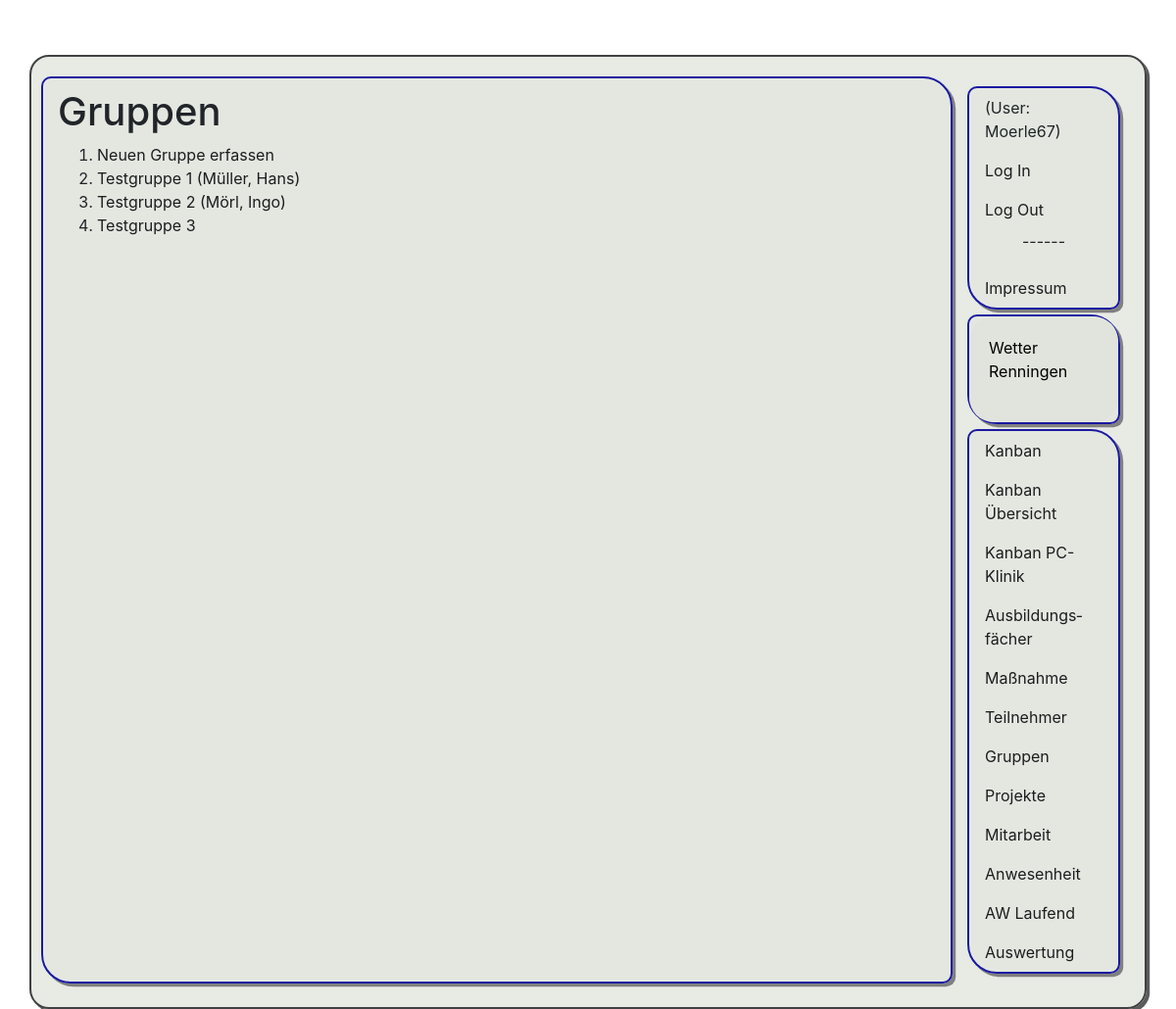
Screenshot of /pr1/grp/ (signed in) with the database file from the repository.
### app1/models.py (models this page shows, shortened)
class Gruppe(models.Model):
    name = models.CharField(max_length=50)
    aktiv = models.BooleanField(default=True)
    raum = models.ForeignKey(Raum, on_delete=models.CASCADE, null=True, blank=True)
    sprecher = models.ForeignKey('Teilnehmer', verbose_name="Gruppensprecher", on_delete=models.CASCADE, null=True, blank=True, related_name="Gruppensprecher")
    def __str__(self):
        if self.sprecher != None:
            return f"{self.name} ({self.sprecher.name}, {self.sprecher.vorname})"
        else:
            return f"{self.name}"
    class Meta:
        ordering = ['name']
        verbose_name_plural = "Gruppen"

class Teilnehmer(models.Model):
    name = models.CharField(max_length=50)
    vorname = models.CharField(max_length=50)
    ausbildung = models.ForeignKey(Ausbildung, on_delete=models.CASCADE)
    gruppe = models.ForeignKey(Gruppe, on_delete=models.CASCADE, null=True)
    aktiv = models.BooleanField(default=True)
    email = models.CharField(max_length=255, blank=True)
    mobil = models.CharField(max_length=255, blank=True)
    class Meta:
        ordering = ['name']
        verbose_name_plural = "Teilnehmer"

### app1/views.py (the view)
# urls.py: path('grp/', views.grpAllg, name="grp"),
@permission_required('app1.view_teilnehmer')
def grpAllg(request):
    liste = Gruppe.objects.filter(aktiv=True).order_by("name")
    return render(request, 'app1/list_grp.html', {'liste': liste})

### app1/templates/app1/list_grp.html
﻿{% extends 'app1/base.html' %}
{% block h1 %}
Gruppen
{% endblock h1 %}
{% block content %}
<ol>
    <li><a href="/pr1/grp/neu">Neuen Gruppe erfassen</a></li>
    {% for zeile in liste %}
        <li><a href="/pr1/grp/{{zeile.id}}"> {{ zeile }}</a></li>
    {% endfor %}
</ol>
{% endblock content %}

### app1/templates/app1/base.html (shortened to what this page needs)
{% load static tz %}
<!doctype html>
<html lang="de">
    <head>
        <link rel="stylesheet" href="https://cdn.jsdelivr.net/npm/bootstrap@4.5.3/dist/css/bootstrap.min.css">
        <link rel="stylesheet" href="{% static 'css/styles.css' %}" />
    </head>
    <body>
        <div class="container">
            <div class="row">
                <div class="col-md-10 inhalt">
                    <h1>{% block h1 %}Überschrift{% endblock h1 %}</h1>
                    {% block content %}
                    {% endblock content %}
                </div>
                <div class="col-md-2 navi">
                    <nav class="nav flex-column">
                        <div class="nav-link"> (User: {{user}})</div>
                        <a class="nav-link gruen" href="/pr1/auth?next=/pr1/">Log In</a>
                        <a class="nav-link rot" href="/pr1/logout">Log Out</a>
                        <p class="center">------</p>
                        <a class="nav-link" href="/pr1/impress">Impres&shy;sum</a>
                    </nav>
                    <nav class="nav flex-column">
                       <div id="wcom-e00a8ce320c777a03bbe2f2a113101a4" style="border: 0px; background-color: rgb(224, 228, 220); border-radius: 25px; color: rgb(0, 0, 0);" class="wcom-default w150x150"><link rel="stylesheet" href="//cs3.wettercomassets.com/woys/5/css/w.css" media="all"><div class="wcom-city"><a style="color: #000" href="https://www.wetter.comdeutschland/renningen/DE0008793.html" target="_blank" rel="nofollow" aria-label="Wetter Berlin" title="Wetter Renningen">Wetter Renningen</a></div><div id="wcom-e00a8ce320c777a03bbe2f2a113101a4-weather"></div></div>
                    </nav>
                   <nav class="nav flex-column ">
                        <a class="nav-link active" href="/pr1/kanban/">Kanban</a>
                        <a class="nav-link" href="/pr1/kanban/all/">Kan&shy;ban Übersicht</a>
                        <a class="nav-link" href="/pr1/kanban/pck/">Kan&shy;ban PC-Klinik</a>
                        <a class="nav-link" href="/pr1/fach/">Aus&shy;bildungs&shy;fächer</a>
                        <a class="nav-link" href="/pr1/ausb/">Maß&shy;nahme</a>
                        <a class="nav-link" href="/pr1/tn/">Teil&shy;nehmer</a>
                        <a class="nav-link" href="/pr1/grp/">Grup&shy;pen</a>
                        <a class="nav-link" href="/pr1/projekte/">Pro&shy;jekte</a>
                        <a class="nav-link" href="/pr1/mitarbeit">Mit&shy;arbeit</a>
                        <a class="nav-link" href="/pr1/anwesenheit">An&shy;wesenheit</a>
                        <a class="nav-link" href="/pr1/anwesenheit/1">AW Laufend</a>
                        <a class="nav-link" href="/pr1/anwesenheit/auswertung/1">Aus&shy;wertung</a>
                    </nav>
                </div>
            </div>
        </div>
    </body>
</html>

### app1/static/css/styles.css (style rules this page uses)
.center { text-align: center; }
body { background-image: url(../pics/hintergrund1.png); height: 95vh; background-position: center; background-repeat: no-repeat; background-size: cover; }
div { padding: 10px 10px; }
.container { background-color: rgb(225, 230, 222, 0.80); border-radius: 20px 20px 20px 20px; margin-top: 2em; box-shadow: 0.2em 0.2em rgb(92, 91, 91); border: 2px solid #414144; }
.nav, .inhalt { background-color: rgba(225, 230, 222, 0.637); border: 2px solid #1b19a0; border-radius: 10px 30px 10px 30px; box-shadow: 0.2em 0.2em gray; margin-bottom: 0.3em; }
a:link, a:visited { color: rgb(29, 29, 31); }
.rot { color: red; }
.gruen { color: green; }

### rows the page displays
Gruppe: sprecher+name "Testgruppe 1 (Müller, Hans)"
Gruppe: sprecher+name "Testgruppe 2 (Mörl, Ingo)"
Gruppe: sprecher+name "Testgruppe 3"

### other values shown
{{ user }} "Moerle67"
